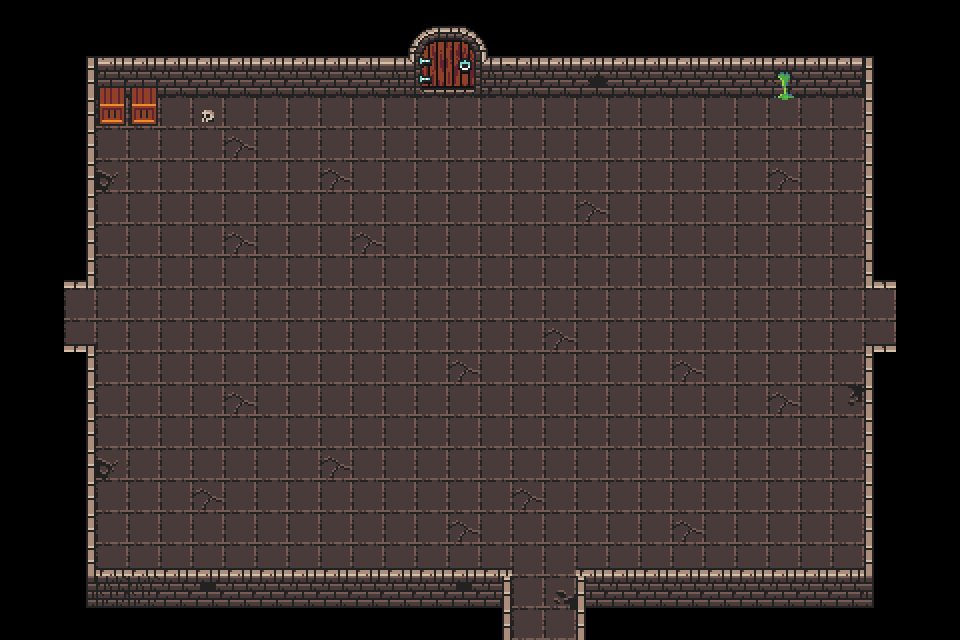

The image is a tile-based game level rendered from a .tmx file. Its description and complete source (layers, tilesets, objects, tile grids) follow:
An orthogonal 30x20 tile map with 32x32 px tiles, 3 tile layers (Tile Layer 1, Tile Layer 2, Tile Layer 3) and 19 objects (10x wall, 5x point, 4x door).

<map version="1.4" tiledversion="1.4.3" orientation="orthogonal" renderorder="right-down" width="30" height="20" tilewidth="32" tileheight="32" infinite="0" nextlayerid="5" nextobjectid="41">
 <tileset firstgid="1" name="0x72_DungeonTilesetII_32x32" tilewidth="32" tileheight="32" tilecount="1024" columns="32">
  <image source="0x72_DungeonTilesetII_32x32.png" width="1024" height="1024" />
 </tileset>
 <layer id="1" name="Tile Layer 1" width="30" height="20" locked="1">
  <data encoding="csv">
0,0,0,0,0,0,0,0,0,0,0,0,0,0,0,0,0,0,0,0,0,0,0,0,0,0,0,0,0,0,
0,0,225,2,3,3,3,3,3,3,3,3,3,3,3,3,3,3,3,3,3,3,3,3,3,3,4,226,0,0,
0,0,257,34,35,35,35,35,35,35,35,35,35,35,35,35,35,35,35,35,35,35,35,35,35,35,36,258,0,0,
0,0,0,130,130,130,130,130,130,130,130,130,130,130,130,130,130,130,130,130,130,130,130,130,130,130,130,0,0,0,
0,0,0,130,130,130,130,130,130,130,130,130,130,130,130,130,130,130,130,130,130,130,130,130,130,130,130,0,0,0,
0,0,0,130,130,130,130,130,130,130,130,130,130,130,130,130,130,130,130,130,130,130,130,130,130,130,130,0,0,0,
0,0,0,130,130,130,130,130,130,130,130,130,130,130,130,130,130,130,130,130,130,130,130,130,130,130,130,0,0,0,
0,0,0,130,130,130,130,130,130,130,130,130,130,130,130,130,130,130,130,130,130,130,130,130,130,130,130,0,0,0,
0,0,0,130,130,130,130,130,130,130,130,130,130,130,130,130,130,130,130,130,130,130,130,130,130,130,130,0,0,0,
0,0,130,130,130,130,130,130,130,130,130,130,130,130,130,130,130,130,130,130,130,130,130,130,130,130,130,130,0,0,
0,0,130,130,130,130,130,130,130,130,130,130,130,130,130,130,130,130,130,130,130,130,130,130,130,130,130,130,0,0,
0,0,0,130,130,130,130,130,130,130,130,130,130,130,130,130,130,130,130,130,130,130,130,130,130,130,130,0,0,0,
0,0,0,130,130,130,130,130,130,130,130,130,130,130,130,130,130,130,130,130,130,130,130,130,130,130,130,0,0,0,
0,0,0,130,130,130,130,130,130,130,130,130,130,130,130,130,130,130,130,130,130,130,130,130,130,130,130,0,0,0,
0,0,0,130,130,130,130,130,130,130,130,130,130,130,130,130,130,130,130,130,130,130,130,130,130,130,130,0,0,0,
0,0,0,130,130,130,130,130,130,130,130,130,130,130,130,130,130,130,130,130,130,130,130,130,130,130,130,0,0,0,
0,0,0,130,130,130,130,130,130,130,130,130,130,130,130,130,130,130,130,130,130,130,130,130,130,130,130,0,0,0,
0,0,0,130,130,130,130,130,130,130,130,130,130,130,130,130,130,130,130,130,130,130,130,130,130,130,130,0,0,0,
0,0,0,323,323,35,35,35,35,35,35,35,35,35,35,35,130,130,35,35,35,35,35,35,35,35,35,0,0,0,
0,0,0,0,0,0,0,0,0,0,0,0,0,0,0,0,130,130,0,0,0,0,0,0,0,0,0,0,0,0
</data>
 </layer>
 <layer id="3" name="Tile Layer 2" width="30" height="20" locked="1">
  <data encoding="csv">
0,0,0,0,0,0,0,0,0,0,0,0,0,0,0,0,0,0,0,0,0,0,0,0,0,0,0,0,0,0,
0,0,0,0,0,0,0,0,0,0,0,0,0,0,0,0,0,0,0,0,0,0,0,0,0,0,0,0,0,0,
0,0,0,0,0,0,0,0,0,0,0,0,0,0,0,0,0,0,0,0,0,0,0,0,0,0,0,0,0,0,
0,0,0,0,0,0,0,0,0,0,0,0,0,0,0,0,0,0,0,0,0,0,0,0,0,0,0,0,0,0,
0,0,0,0,0,0,0,0,0,0,0,0,0,0,0,0,0,0,0,0,0,0,0,0,0,0,0,0,0,0,
0,0,0,0,0,0,0,0,0,0,0,0,0,0,0,0,0,0,0,0,0,0,0,0,0,0,0,0,0,0,
0,0,0,0,0,0,0,0,0,0,0,0,0,0,0,0,0,0,0,0,0,0,0,0,0,0,0,0,0,0,
0,0,0,0,0,0,0,0,0,0,0,0,0,0,0,0,0,0,0,0,0,0,0,0,0,0,0,0,0,0,
0,0,0,0,0,0,0,0,0,0,0,0,0,0,0,0,0,0,0,0,0,0,0,0,0,0,0,0,0,0,
0,0,0,0,0,0,0,0,0,0,0,0,0,0,0,0,0,0,0,0,0,0,0,0,0,0,0,0,0,0,
0,0,0,0,0,0,0,0,0,0,0,0,0,0,0,0,0,0,0,0,0,0,0,0,0,0,0,0,0,0,
0,0,0,0,0,0,0,0,0,0,0,0,0,0,0,0,0,0,0,0,0,0,0,0,0,0,0,0,0,0,
0,0,0,0,0,0,0,0,0,0,0,0,0,0,0,0,0,0,0,0,0,0,0,0,0,0,0,0,0,0,
0,0,0,0,0,0,0,0,0,0,0,0,0,0,0,0,0,0,0,0,0,0,0,0,0,0,0,0,0,0,
0,0,0,0,0,0,0,0,0,0,0,0,0,0,0,0,0,0,0,0,0,0,0,0,0,0,0,0,0,0,
0,0,0,0,0,0,0,0,0,0,0,0,0,0,0,0,0,0,0,0,0,0,0,0,0,0,0,0,0,0,
0,0,0,0,0,0,0,0,0,0,0,0,0,0,0,0,0,0,0,0,0,0,0,0,0,0,0,0,0,0,
0,0,0,0,0,0,0,0,0,0,0,0,0,0,0,0,0,0,0,0,0,0,0,0,0,0,0,0,0,0,
0,0,0,0,0,0,0,0,0,0,0,0,0,0,0,0,0,0,0,0,0,0,0,0,0,0,0,0,0,0,
0,0,0,0,0,0,0,0,0,0,0,0,0,0,0,0,0,0,0,0,0,0,0,0,0,0,0,0,0,0
</data>
 </layer>
 <layer id="2" name="Tile Layer 3" width="30" height="20" locked="1">
  <data encoding="csv">
0,0,0,0,0,0,0,0,0,0,0,0,418,419,420,421,0,0,0,0,0,0,0,0,0,0,0,0,0,0,
0,0,0,0,0,0,0,0,0,0,0,0,450,451,452,453,0,0,0,0,0,0,0,0,0,0,0,0,0,0,
0,0,0,595,595,0,0,0,0,0,0,0,482,483,484,485,0,0,100,0,0,0,0,0,165,0,0,0,0,0,
0,0,257,627,627,0,659,0,0,0,0,0,0,0,0,0,0,0,0,0,0,0,0,0,197,0,0,258,0,0,
0,0,257,0,0,0,0,131,0,0,0,0,0,0,0,0,0,0,0,0,0,0,0,0,0,0,0,258,0,0,
0,0,257,162,0,0,0,0,0,0,131,0,0,0,0,0,0,0,0,0,0,0,0,0,131,0,0,258,0,0,
0,0,257,0,0,0,0,0,0,0,0,0,0,0,0,0,0,0,131,0,0,0,0,0,0,0,0,258,0,0,
0,0,257,0,0,0,0,131,0,0,0,131,0,0,0,0,0,0,0,0,0,0,0,0,0,0,0,258,0,0,
0,0,292,0,0,0,0,0,0,0,0,0,0,0,0,0,0,0,0,0,0,0,0,0,0,0,0,291,0,0,
0,0,0,130,0,0,0,0,0,0,0,0,0,0,0,0,0,0,0,0,0,0,0,0,0,0,0,0,0,0,
0,0,228,130,0,0,0,0,0,0,0,0,0,0,0,0,0,131,0,0,0,0,0,0,0,0,0,227,0,0,
0,0,257,0,0,0,0,0,0,0,0,0,0,0,131,0,0,0,0,0,0,131,0,0,0,0,0,258,0,0,
0,0,257,0,0,0,0,131,0,0,0,0,0,0,0,0,0,0,0,0,0,0,0,0,131,0,194,258,0,0,
0,0,257,0,0,0,0,0,0,0,0,0,0,0,0,0,0,0,0,0,0,0,0,0,0,0,0,258,0,0,
0,0,257,162,0,0,0,0,0,0,131,0,0,0,0,0,0,0,0,0,0,0,0,0,0,0,0,258,0,0,
0,0,257,0,0,0,131,0,0,0,0,0,0,0,0,0,131,0,0,0,0,0,0,0,0,0,0,258,0,0,
0,0,257,0,0,0,0,0,0,0,0,0,0,0,131,0,0,0,0,0,0,131,0,0,0,0,0,258,0,0,
0,0,257,3,3,3,3,3,3,3,3,3,3,3,3,3,0,0,3,3,3,3,3,3,3,3,3,258,0,0,
0,0,289,0,0,0,68,0,0,0,0,0,0,0,68,257,0,164,258,0,0,0,0,0,0,0,0,290,0,0,
0,0,0,0,0,0,0,0,0,0,0,0,0,0,0,257,0,0,258,0,0,0,0,0,0,0,0,0,0,0
</data>
 </layer>
 <objectgroup id="4" name="Object Layer 1">
  <object id="1" type="wall" x="83.3959" y="55.2057" width="330.237" height="28.1902" />
  <object id="2" type="wall" x="485.106" y="55.2057" width="388.789" height="28.1902" />
  <object id="3" type="wall" x="84.7593" y="571.48" width="420.503" height="28.1902" />
  <object id="4" type="wall" x="579.597" y="571.48" width="293.647" height="28.1902" />
  <object id="5" type="wall" x="865.673" y="347.679" width="29.3648" height="227.87" />
  <object id="6" type="wall" x="867.435" y="56.3806" width="29.3648" height="227.87" />
  <object id="7" type="wall" x="64.0151" y="58.7297" width="29.3648" height="227.87" />
  <object id="8" type="wall" x="61.666" y="347.679" width="29.3648" height="227.87" />
  <object id="10" name="Door" type="door" x="884.331" y="284.28" width="24.683" height="64.6864">
   <properties>
    <property name="direction" value="east" />
   </properties>
  </object>
  <object id="12" name="Door" type="door" x="51.0682" y="282.577" width="26.3852" height="68.0909">
   <properties>
    <property name="direction" value="west" />
   </properties>
  </object>
  <object id="14" name="Door" type="door" x="502.17" y="611.967" width="83.4114" height="26.3852">
   <properties>
    <property name="direction" value="south" />
   </properties>
  </object>
  <object id="15" type="wall" x="407.718" y="11.9205" width="78.8153" height="28.1902" />
  <object id="29" name="Door" type="door" x="406.853" y="36.5449" width="83.4114" height="26.3852">
   <properties>
    <property name="direction" value="north" />
   </properties>
  </object>
  <object id="30" type="wall" x="101.317" y="89.3433" width="56.1849" height="32.2373" />
  <object id="36" name="Spawn" type="point" x="119.512" y="301.22">
   <properties>
    <property name="position" value="west" />
   </properties>
   <point />
  </object>
  <object id="37" name="Spawn" type="point" x="418.293" y="119.512">
   <properties>
    <property name="position" value="north" />
   </properties>
   <point />
  </object>
  <object id="38" name="Spawn" type="point" x="526.829" y="547.561">
   <properties>
    <property name="position" value="south" />
   </properties>
   <point />
  </object>
  <object id="39" name="Spawn" type="point" x="837.805" y="302.439">
   <properties>
    <property name="position" value="east" />
   </properties>
   <point />
  </object>
  <object id="40" name="Spawn" type="point" x="470.732" y="310.976">
   <properties>
    <property name="position" value="center" />
   </properties>
   <point />
  </object>
 </objectgroup>
</map>